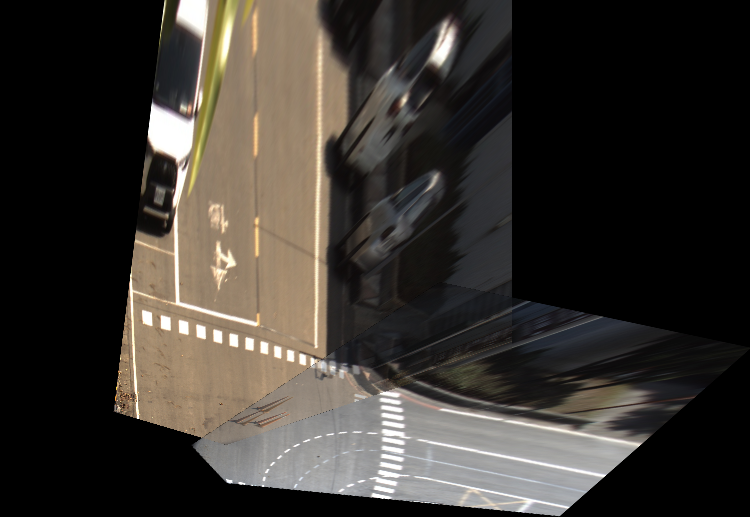
#> input picture src/deploy/BEV_test/ARTC20251029.png, 750 x 517 px
$ python rsv_to_bev.py
#> lines starting #> are read from the running program, lines starting #| are printed output that depends on the picture; after the words box and inside, x2 and y2 are one past the last pixel; in counts of white or black regions, pixels touching at a corner belong together
# -*- coding: utf-8 -*-
"""
Created on Mon Aug 18 11:21:51 2025

@author: poww
"""
import cv2
import json

import numpy as np

import os
import sys

import tkinter as tk
from tkinter import filedialog

map_size = 512  # bev map size
pixel_per_meter = 20

n_lanes = 2
lane_width = 3   # unit:meter
lane_length= 10  # unit: meter

"""
-------------------------------------
main(): main function
-------------------------------------
"""
def rsv_to_bev():
    # (1) load a rsv image from a file using tkinter
    # open a file
    file_path = tk_open_file("D:/CSIST", "選擇路側視角影像")
#> the answer given: ARTC20251029.png

    if not file_path:
        print("未選擇任何檔案")
        return
        # sys.exit("未選擇任何檔案")

    # load the selected image
    rsv_im = cv2.imread(file_path)
#> rsv_im is the input picture: shape (517, 750, 3); mean B, G, R 48.3, 53.5, 58
    rsv_im = cv2.resize(rsv_im, None, fx=0.5, fy=0.5, interpolation=cv2.INTER_LINEAR)
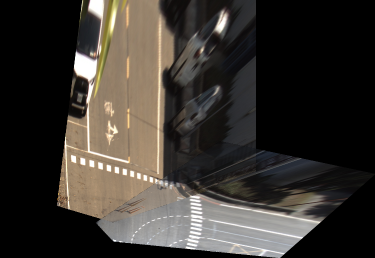
#> rsv_im: shape (258, 375, 3); mean B, G, R 48.4, 53.6, 58.2

    # (2) load the json file if it exist
    # open a json file
    json_file_path = os.path.splitext(file_path)[0] + ".json"
    rsv_quad, bev_quad, bev_markers = load_json(json_file_path)


    # (3) find the homography matrix between rsv and bev using initialzed quads
    #     and warp rsv_im to bev_im
    homography, status = cv2.findHomography(rsv_quad, bev_quad)
    bev_im = cv2.warpPerspective(rsv_im, homography, (map_size, map_size))
#> bev_im: shape (512, 512, 3); every value is 0

    cv2.imshow("rsv", rsv_im)
    cv2.imshow("bev", bev_im)

    # (4) set the rsv and bev mouse callback functions
    # set the rsv mouse callback function
    drag_idx = -1    # index of the selected point

    rsv_param={
            "quad": rsv_quad,
            "drag_idx": drag_idx,
          }
    cv2.setMouseCallback("rsv", rsv_mouse_callback, param=rsv_param)

    # set the bev mouse callback function
    bev_param={
            "markers": bev_markers
        }
    cv2.setMouseCallback("bev", bev_mouse_callback, param=bev_param)

    # (5) loop to process mouse events until ESC key is pressed
    while True:
        # (5.1) find the homography matrix between rsv and bev using setting quads
        #       and warp rsv_im to bev_im
        homography, status = cv2.findHomography(rsv_quad, bev_quad)
        bev_im = cv2.warpPerspective(rsv_im, homography, (map_size, map_size))

        # show the rsv_im quad
        rsv_overlay_im = draw_quad(rsv_im, rsv_quad)

        # show the bev_im quad and its markers
        bev_overlay_im = draw_quad(bev_im, bev_quad)
#> in draw_quad (call 2), `cv2.fillPoly(overlay, [quad], light_blue)`:
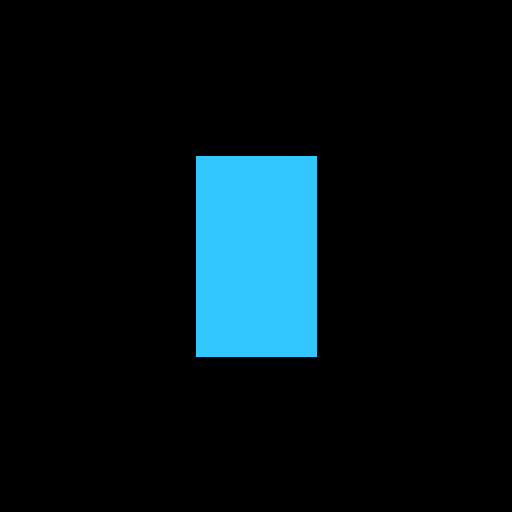
#> overlay: shape (512, 512, 3); mean B, G, R 23.7, 18.6, 4.6
#> in draw_quad (call 2), `draw_im = cv2.addWeighted(overlay, alpha, image, 1 - alpha, 0)`:
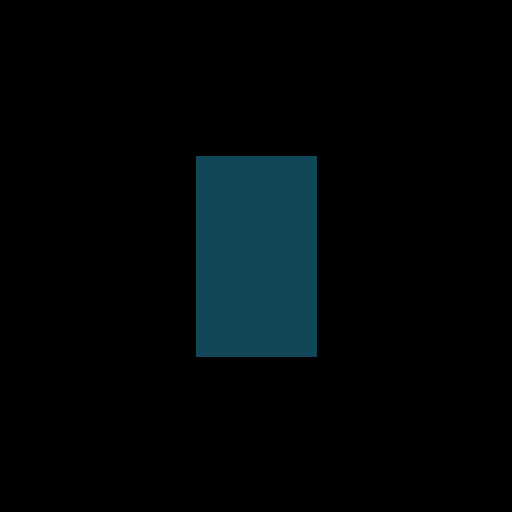
#> draw_im: shape (512, 512, 3); mean B, G, R 8.3, 6.5, 1.7
#> in draw_quad (call 2), `cv2.line(draw_im, up_mid, bt_mid, [0, 0, 255], 3)`:
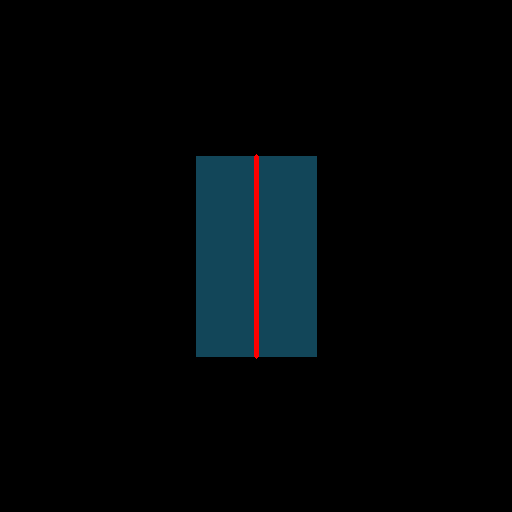
#> draw_im: shape (512, 512, 3); 0.39% of pixels changed, all inside (x1, y1, x2, y2) = (254, 154, 259, 359)
#> call 2 of draw_points, with points = array of shape (4, 2), color = (0, 0, 255)
#> after the loop in draw_points (call 2), `for idx, pt in enumerate(points, start=1):`:
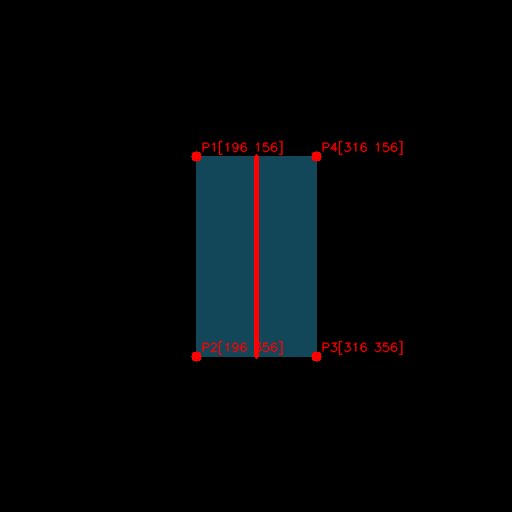
#> draw_im: shape (512, 512, 3); 1% of pixels changed, all inside (x1, y1, x2, y2) = (191, 140, 403, 362)
        bev_overlay_im = draw_points(bev_overlay_im, bev_markers, color=(0, 255, 0))

        cv2.imshow("rsv", rsv_overlay_im)
        cv2.imshow("bev", bev_overlay_im)

        # read one key
        key = cv2.waitKey(50)
#> (key Esc is pressed here)

        # press ESC key to exit
        if key == ord('s') or key == ord('S'):  #save key
            print("Enter save")
            # (6) save the bev image, homography matrix and marker points
            # save bev image
            bev_file_path = os.path.splitext(file_path)[0] + "_bev" + ".png"
            cv2.imwrite(bev_file_path, bev_im)

            # save the homography and makers points as json file
            json_file_path = os.path.splitext(file_path)[0] + ".json"

            # write to the file
            json_data = {}
            json_data["rsv_file"] = file_path
            json_data["rsv_quad"] = rsv_quad.tolist()
            json_data["bev_file"] = bev_file_path
            json_data["bev_quad"] = bev_quad.tolist()
            json_data["homography"] = homography.tolist()
            json_data["markers"] = bev_markers

            with open(json_file_path, "w") as file:
                json.dump(json_data, file, indent=2)

        # press ESC key to exit
        if key == 27:  #ESC
            break

    cv2.destroyAllWindows()

'''
bev_mouse_callback(): show the four points of a quad
'''
def bev_mouse_callback(event, x, y, flags, param):
    if event == cv2.EVENT_LBUTTONDOWN:
        # add to markers
        param["markers"].append([x,y])

'''
draw_points(): show a list of points

    receive:
        image: input image
        points: a list of points [[x1, y1], [x2, y2], [x3, y3], ...]

    return:
        overlay: an image with the quad overlaied on the input image
'''
def draw_points(image, points, color = (0, 0, 255)):
    draw_im = image.copy()  ### 建立覆蓋層

    # draw the four points of the quad
    for idx, pt in enumerate(points, start=1):
        # draw the point of the quad
        cv2.circle(draw_im, pt, 5, color, -1)

        # show the point coordinate
        text = f"P{idx}{pt}"  # 例如 "P1(222, 237)"
        pos = (pt[0] + 5, pt[1] - 5)  # 座標文字略偏移
        cv2.putText(draw_im, text, pos, cv2.FONT_HERSHEY_SIMPLEX, 0.4, color, 1, cv2.LINE_AA)

    return draw_im

'''
draw_quad(): show the four points of a quad

    receive:
        image: input image
        points: coordinates of four points [[x1, y1], [x2, y2], [x3, y3], [x4, y4]]

    return:
        overlay: an image with the quad overlaied on the input image
'''
# draw the quad area and its four corner points
def draw_quad(image, quad):
    # === 在原圖畫淺藍色遮罩 ===
    overlay = image.copy()  ### 建立覆蓋層

    # poly_pts = np.array([[tl, bl, br, tr]], dtype=np.int32)  # 順時針／逆時針皆可
    light_blue = (255, 200, 50)  # BGR：淺藍/青色，可調整                   ###
    cv2.fillPoly(overlay, [quad], light_blue)  # 在 overlay 填色

    alpha = 0.35  # 透明度 0~1；數值越大顏色越濃                    ###
    draw_im = cv2.addWeighted(overlay, alpha, image, 1 - alpha, 0)  # 疊回原圖        ###

    #draw the middle line
    up_mid = [(quad[0,0] + quad[3,0])//2, (quad[0,1] + quad[3,1])//2]
    bt_mid = [(quad[1,0] + quad[2,0])//2, (quad[1,1] + quad[2,1])//2]
    cv2.line(draw_im, up_mid, bt_mid, [0, 0, 255], 3)

    # draw the points of the quad
    draw_im = draw_points(draw_im, quad)

    return draw_im

'''
load_json(): load the data in the json file including homography matrix and four corresponding points
    receive:
        file_path: file path of the json file

    return:
        homography: homography matrix
        markers: marker points
'''
def load_json(file_path):
    # check the existence of the json file
    if os.path.exists(file_path):
        with open(file_path, "r") as file:
            json_data = json.load(file)

            # load the quads
            rsv_quad = json_data["rsv_quad"]
            rsv_quad = np.int32(rsv_quad)
            bev_quad = json_data["bev_quad"]
            bev_quad = np.int32(bev_quad)

            # load the markers
            markers = json_data["markers"]
    else:
        # init quads
        rsv_quad = np.int32([[23, 476], [119, 641], [675, 489],[352, 411]])

        # compute the road width and height in the unit of pixels
        road_width = n_lanes * lane_width * pixel_per_meter
        road_length = lane_length * pixel_per_meter

        # define four points of BEV view
        bev_quad = np.int32([[map_size // 2 - road_width // 2, map_size // 2 - road_length // 2],
                             [map_size // 2 - road_width // 2, map_size // 2 + road_length // 2],
                             [map_size // 2 + road_width // 2, map_size // 2 + road_length // 2],
                             [map_size // 2 + road_width // 2, map_size // 2 - road_length // 2] ])

        markers = []

    return rsv_quad, bev_quad, markers

'''
rsv_mouse_callback(): show the four points of a quad
'''
def rsv_mouse_callback(event, x, y, flags, param):
    # get the points
    points= param["quad"]

    if event == cv2.EVENT_LBUTTONDOWN:
        # 若按在任一點附近 (半徑 8 px 內) → 開始拖曳
        for i, (px, py) in enumerate(points):
            if (x - px) ** 2 + (y - py) ** 2 <= 64:
                param["drag_idx"] = i
                break
    elif event == cv2.EVENT_MOUSEMOVE and param["drag_idx"] != -1:
        # 拖曳中 → 更新座標
        param["quad"][param["drag_idx"]] = (x, y)

    elif event == cv2.EVENT_LBUTTONUP:
        param["drag_idx"] = -1  # 結束拖曳

'''
tk_open_file(): show a dialog for opening a file

    receive:
        init_dir: init directory
        dialog_title: dialog_title

    return:
        file_path: path of the selected file
'''
def tk_open_file(init_dir, dialog_title):
    # 建立 Tkinter 主視窗（隱藏，不需要顯示）
    root = tk.Tk()
    root.withdraw()

    # 設定檔案類型篩選
    filetypes = [
        ("Image files", "*.jpg *.jpeg *.png *.bmp *.gif *.tiff")
    ]

    # 開啟檔案選擇對話框
    file_path = filedialog.askopenfilename(
        title=dialog_title,
        initialdir=init_dir,
        filetypes=filetypes
    )
    root.destroy()  # 釋放資源

    return file_path

'''
main(): main function
'''
if __name__ == '__main__':
    rsv_to_bev()
